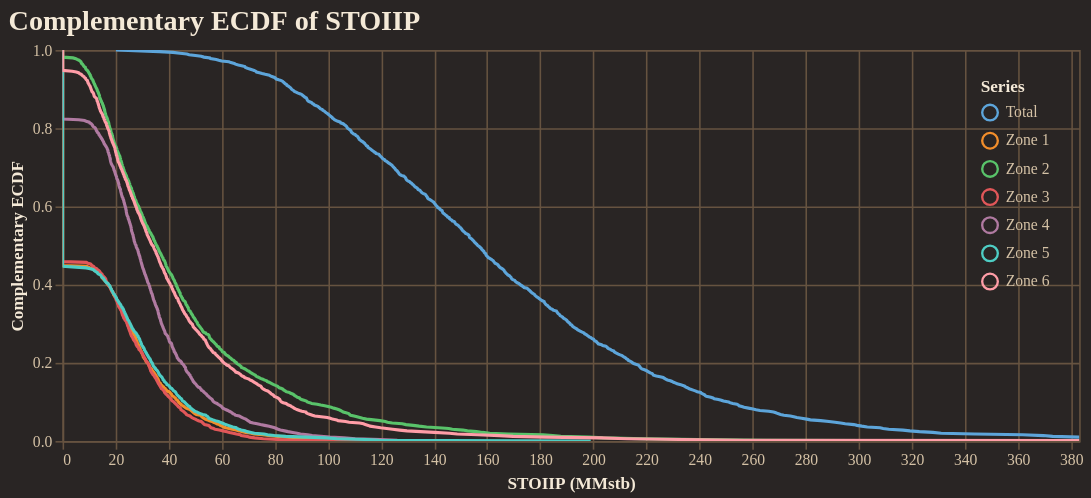

The notebook cell saved with this chart:
### Code cell
fig = reporter.plotter.prospect_volumetric_ecdf_plot(
    figsize=(650, 250),
    backend=PLOTTING_BACKEND
)
fig.show()

### Figure 1 — Vega-Lite specification as saved in the notebook (floating-point values rounded to 4 significant figures; data arrays with more than 128 entries replaced by an {"elided": "..."} marker saying what was removed)
{"config": {"background": "#292524", "view": {"fill": "#292524", "stroke": "#665340"}, "title": {"color": "#f4e9d7", "font": "Merriweather", "fontSize": 18, "fontWeight": 600, "subtitleColor": "#d5c2a6", "anchor": "start"}, "axis": {"domainColor": "#665340", "gridColor": "#665340", "tickColor": "#665340", "labelColor": "#d5c2a6", "titleColor": "#f4e9d7", "labelFont": "Merriweather", "titleFont": "Merriweather"}, "legend": {"titleColor": "#f4e9d7", "labelColor": "#d5c2a6", "labelFont": "Merriweather", "titleFont": "Merriweather", "orient": "top-right", "symbolType": "circle"}, "header": {"labelColor": "#d5c2a6", "titleColor": "#f4e9d7", "labelFont": "Merriweather", "titleFont": "Merriweather"}, "mark": {"color": "#c78d3b"}, "line": {"color": "#c78d3b"}, "bar": {"color": "#c78d3b"}, "point": {"color": "#ddb06d"}, "area": {"color": "#c78d3b", "opacity": 0.35}, "text": {"color": "#f4e9d7", "font": "Merriweather"}, "range": {"category": ["#5DA5DA", "#F28E2B", "#59C36A", "#E15759", "#B07AA1", "#4ECDC4", "#FF9DA7", "#EDC948"]}}, "layer": [{"mark": {"type": "line", "clip": true, "strokeWidth": 2}, "encoding": {"color": {"field": "series", "title": "Series", "type": "nominal"}, "tooltip": [{"field": "series", "title": "Series", "type": "nominal"}, {"field": "stoiip_mmstb", "format": ",.2f", "title": "STOIIP (MMstb)", "type": "quantitative"}, {"field": "exceedance_probability", "format": ".3f", "title": "Exceedance", "type": "quantitative"}], "x": {"field": "stoiip_mmstb", "title": "STOIIP (MMstb)", "type": "quantitative"}, "y": {"field": "exceedance_probability", "scale": {"domain": [0, 1]}, "title": "Complementary ECDF", "type": "quantitative"}}}], "data": {"name": "data-1ae1525afdd00b929d01d64d3f2625a4"}, "encoding": {"x": {"field": "stoiip_mmstb", "scale": {"domain": [0, 383.1]}, "type": "quantitative"}}, "height": 250, "title": "Complementary ECDF of STOIIP", "width": 650, "$schema": "https://vega.github.io/schema/vega-lite/v5.20.1.json", "datasets": {"data-1ae1525afdd00b929d01d64d3f2625a4": {"elided": "3500 records"}}}
